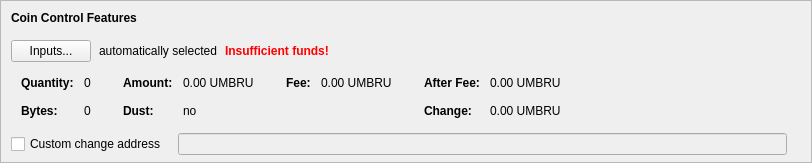
    <widget class="QFrame" name="frameCoinControl">
     <property name="sizePolicy">
      <sizepolicy hsizetype="Expanding" vsizetype="Expanding">
       <horstretch>0</horstretch>
       <verstretch>0</verstretch>
      </sizepolicy>
     </property>
     <property name="maximumSize">
      <size>
       <width>16777215</width>
       <height>16777215</height>
      </size>
     </property>
     <property name="frameShape">
      <enum>QFrame::StyledPanel</enum>
     </property>
     <property name="frameShadow">
      <enum>QFrame::Sunken</enum>
     </property>
     <layout class="QVBoxLayout" name="verticalLayoutCoinControl2">
      <property name="spacing">
       <number>0</number>
      </property>
      <property name="leftMargin">
       <number>0</number>
      </property>
      <property name="topMargin">
       <number>0</number>
      </property>
      <property name="rightMargin">
       <number>0</number>
      </property>
      <property name="bottomMargin">
       <number>6</number>
      </property>
      <item>
       <layout class="QVBoxLayout" name="verticalLayoutCoinControl" stretch="0,0,0,0,1">
        <property name="spacing">
         <number>0</number>
        </property>
        <property name="leftMargin">
         <number>10</number>
        </property>
        <property name="topMargin">
         <number>10</number>
        </property>
        <item>
         <layout class="QHBoxLayout" name="horizontalLayoutCoinControl1">
          <property name="bottomMargin">
           <number>15</number>
          </property>
          <item>
           <widget class="QLabel" name="labelCoinControlFeatures">
            <property name="sizePolicy">
             <sizepolicy hsizetype="Preferred" vsizetype="Maximum">
              <horstretch>0</horstretch>
              <verstretch>0</verstretch>
             </sizepolicy>
            </property>
            <property name="font">
             <font>
              <weight>75</weight>
              <bold>true</bold>
             </font>
            </property>
            <property name="styleSheet">
             <string notr="true">font-weight:bold;</string>
            </property>
            <property name="text">
             <string>Coin Control Features</string>
            </property>
           </widget>
          </item>
         </layout>
        </item>
        <item>
         <layout class="QHBoxLayout" name="horizontalLayoutCoinControl2" stretch="0,0,0,0">
          <property name="spacing">
           <number>8</number>
          </property>
          <property name="bottomMargin">
           <number>10</number>
          </property>
          <item>
           <widget class="QPushButton" name="pushButtonCoinControl">
            <property name="styleSheet">
             <string notr="true"/>
            </property>
            <property name="text">
             <string>Inputs...</string>
            </property>
            <property name="autoDefault">
             <bool>false</bool>
            </property>
           </widget>
          </item>
          <item>
           <widget class="QLabel" name="labelCoinControlAutomaticallySelected">
            <property name="text">
             <string>automatically selected</string>
            </property>
            <property name="margin">
             <number>5</number>
            </property>
           </widget>
          </item>
          <item>
           <widget class="QLabel" name="labelCoinControlInsuffFunds">
            <property name="font">
             <font>
              <weight>75</weight>
              <bold>true</bold>
             </font>
            </property>
            <property name="styleSheet">
             <string notr="true">color:red;font-weight:bold;</string>
            </property>
            <property name="text">
             <string>Insufficient funds!</string>
            </property>
            <property name="margin">
             <number>5</number>
            </property>
           </widget>
          </item>
          <item>
           <spacer name="horizontalSpacerCoinControl">
            <property name="orientation">
             <enum>Qt::Horizontal</enum>
            </property>
            <property name="sizeHint" stdset="0">
             <size>
              <width>40</width>
              <height>1</height>
             </size>
            </property>
           </spacer>
          </item>
         </layout>
        </item>
        <item>
         <widget class="QWidget" name="widgetCoinControl" native="true">
          <property name="sizePolicy">
           <sizepolicy hsizetype="Preferred" vsizetype="Preferred">
            <horstretch>0</horstretch>
            <verstretch>0</verstretch>
           </sizepolicy>
          </property>
          <property name="minimumSize">
           <size>
            <width>0</width>
            <height>0</height>
           </size>
          </property>
          <property name="styleSheet">
           <string notr="true"/>
          </property>
          <layout class="QHBoxLayout" name="horizontalLayoutCoinControl5">
           <property name="leftMargin">
            <number>0</number>
           </property>
           <property name="topMargin">
            <number>0</number>
           </property>
           <property name="rightMargin">
            <number>0</number>
           </property>
           <property name="bottomMargin">
            <number>0</number>
           </property>
           <item>
            <layout class="QHBoxLayout" name="horizontalLayoutCoinControl3" stretch="0,0,0,1">
             <property name="spacing">
              <number>20</number>
             </property>
             <property name="topMargin">
              <number>0</number>
             </property>
             <property name="bottomMargin">
              <number>10</number>
             </property>
             <item>
              <layout class="QFormLayout" name="formLayoutCoinControl1">
               <property name="horizontalSpacing">
                <number>10</number>
               </property>
               <property name="verticalSpacing">
                <number>14</number>
               </property>
               <property name="leftMargin">
                <number>10</number>
               </property>
               <property name="topMargin">
                <number>4</number>
               </property>
               <property name="rightMargin">
                <number>6</number>
               </property>
               <item row="0" column="0">
                <widget class="QLabel" name="labelCoinControlQuantityText">
                 <property name="font">
                  <font>
                   <weight>75</weight>
                   <bold>true</bold>
                  </font>
                 </property>
                 <property name="text">
                  <string>Quantity:</string>
                 </property>
                 <property name="margin">
                  <number>0</number>
                 </property>
                </widget>
               </item>
               <item row="0" column="1">
                <widget class="QLabel" name="labelCoinControlQuantity">
                 <property name="cursor">
                  <cursorShape>IBeamCursor</cursorShape>
                 </property>
                 <property name="contextMenuPolicy">
                  <enum>Qt::ActionsContextMenu</enum>
                 </property>
                 <property name="text">
                  <string notr="true">0</string>
                 </property>
                 <property name="margin">
                  <number>0</number>
                 </property>
                 <property name="textInteractionFlags">
                  <set>Qt::LinksAccessibleByMouse|Qt::TextSelectableByKeyboard|Qt::TextSelectableByMouse</set>
                 </property>
                </widget>
               </item>
               <item row="1" column="0">
                <widget class="QLabel" name="labelCoinControlBytesText">
                 <property name="font">
                  <font>
                   <weight>75</weight>
                   <bold>true</bold>
                  </font>
                 </property>
                 <property name="text">
                  <string>Bytes:</string>
                 </property>
                </widget>
               </item>
               <item row="1" column="1">
                <widget class="QLabel" name="labelCoinControlBytes">
                 <property name="cursor">
                  <cursorShape>IBeamCursor</cursorShape>
                 </property>
                 <property name="contextMenuPolicy">
                  <enum>Qt::ActionsContextMenu</enum>
                 </property>
                 <property name="text">
                  <string notr="true">0</string>
                 </property>
                 <property name="textInteractionFlags">
                  <set>Qt::LinksAccessibleByMouse|Qt::TextSelectableByKeyboard|Qt::TextSelectableByMouse</set>
                 </property>
                </widget>
               </item>
              </layout>
             </item>
             <item>
              <layout class="QFormLayout" name="formLayoutCoinControl2">
               <property name="horizontalSpacing">
                <number>10</number>
               </property>
               <property name="verticalSpacing">
                <number>14</number>
               </property>
               <property name="leftMargin">
                <number>6</number>
               </property>
               <property name="topMargin">
                <number>4</number>
               </property>
               <property name="rightMargin">
                <number>6</number>
               </property>
               <item row="0" column="0">
                <widget class="QLabel" name="labelCoinControlAmountText">
                 <property name="font">
                  <font>
                   <weight>75</weight>
                   <bold>true</bold>
                  </font>
                 </property>
                 <property name="text">
                  <string>Amount:</string>
                 </property>
                 <property name="margin">
                  <number>0</number>
                 </property>
                </widget>
               </item>
               <item row="0" column="1">
                <widget class="QLabel" name="labelCoinControlAmount">
                 <property name="cursor">
                  <cursorShape>IBeamCursor</cursorShape>
                 </property>
                 <property name="contextMenuPolicy">
                  <enum>Qt::ActionsContextMenu</enum>
                 </property>
                 <property name="text">
                  <string notr="true">0.00 UMBRU</string>
                 </property>
                 <property name="textInteractionFlags">
                  <set>Qt::LinksAccessibleByMouse|Qt::TextSelectableByKeyboard|Qt::TextSelectableByMouse</set>
                 </property>
                </widget>
               </item>
               <item row="1" column="0">
                <widget class="QLabel" name="labelCoinControlLowOutputText">
                 <property name="font">
                  <font>
                   <weight>75</weight>
                   <bold>true</bold>
                  </font>
                 </property>
                 <property name="text">
                  <string>Dust:</string>
                 </property>
                </widget>
               </item>
               <item row="1" column="1">
                <widget class="QLabel" name="labelCoinControlLowOutput">
                 <property name="cursor">
                  <cursorShape>IBeamCursor</cursorShape>
                 </property>
                 <property name="contextMenuPolicy">
                  <enum>Qt::ActionsContextMenu</enum>
                 </property>
                 <property name="text">
                  <string notr="true">no</string>
                 </property>
                 <property name="textInteractionFlags">
                  <set>Qt::LinksAccessibleByMouse|Qt::TextSelectableByKeyboard|Qt::TextSelectableByMouse</set>
                 </property>
                </widget>
               </item>
              </layout>
             </item>
             <item>
              <layout class="QFormLayout" name="formLayoutCoinControl3">
               <property name="horizontalSpacing">
                <number>10</number>
               </property>
               <property name="verticalSpacing">
                <number>14</number>
               </property>
               <property name="leftMargin">
                <number>6</number>
               </property>
               <property name="topMargin">
                <number>4</number>
               </property>
               <property name="rightMargin">
                <number>6</number>
               </property>
               <item row="0" column="0">
                <widget class="QLabel" name="labelCoinControlFeeText">
                 <property name="font">
                  <font>
                   <weight>75</weight>
                   <bold>true</bold>
                  </font>
                 </property>
                 <property name="text">
                  <string>Fee:</string>
                 </property>
                 <property name="margin">
                  <number>0</number>
                 </property>
                </widget>
               </item>
               <item row="0" column="1">
                <widget class="QLabel" name="labelCoinControlFee">
                 <property name="cursor">
                  <cursorShape>IBeamCursor</cursorShape>
                 </property>
                 <property name="contextMenuPolicy">
                  <enum>Qt::ActionsContextMenu</enum>
                 </property>
                 <property name="text">
                  <string notr="true">0.00 UMBRU</string>
                 </property>
                 <property name="textInteractionFlags">
                  <set>Qt::LinksAccessibleByMouse|Qt::TextSelectableByKeyboard|Qt::TextSelectableByMouse</set>
                 </property>
                </widget>
               </item>
              </layout>
             </item>
             <item>
              <layout class="QFormLayout" name="formLayoutCoinControl4">
               <property name="horizontalSpacing">
                <number>10</number>
               </property>
               <property name="verticalSpacing">
                <number>14</number>
               </property>
               <property name="leftMargin">
                <number>6</number>
               </property>
               <property name="topMargin">
                <number>4</number>
               </property>
               <property name="rightMargin">
                <number>6</number>
               </property>
               <item row="0" column="0">
                <widget class="QLabel" name="labelCoinControlAfterFeeText">
                 <property name="font">
                  <font>
                   <weight>75</weight>
                   <bold>true</bold>
                  </font>
                 </property>
                 <property name="text">
                  <string>After Fee:</string>
                 </property>
                 <property name="margin">
                  <number>0</number>
                 </property>
                </widget>
               </item>
               <item row="0" column="1">
                <widget class="QLabel" name="labelCoinControlAfterFee">
                 <property name="cursor">
                  <cursorShape>IBeamCursor</cursorShape>
                 </property>
                 <property name="contextMenuPolicy">
                  <enum>Qt::ActionsContextMenu</enum>
                 </property>
                 <property name="text">
                  <string notr="true">0.00 UMBRU</string>
                 </property>
                 <property name="textInteractionFlags">
                  <set>Qt::LinksAccessibleByMouse|Qt::TextSelectableByKeyboard|Qt::TextSelectableByMouse</set>
                 </property>
                </widget>
               </item>
               <item row="1" column="0">
                <widget class="QLabel" name="labelCoinControlChangeText">
                 <property name="font">
                  <font>
                   <weight>75</weight>
                   <bold>true</bold>
                  </font>
                 </property>
                 <property name="text">
                  <string>Change:</string>
                 </property>
                </widget>
               </item>
               <item row="1" column="1">
                <widget class="QLabel" name="labelCoinControlChange">
                 <property name="cursor">
                  <cursorShape>IBeamCursor</cursorShape>
                 </property>
                 <property name="contextMenuPolicy">
                  <enum>Qt::ActionsContextMenu</enum>
                 </property>
                 <property name="text">
                  <string notr="true">0.00 UMBRU</string>
                 </property>
                 <property name="textInteractionFlags">
                  <set>Qt::LinksAccessibleByMouse|Qt::TextSelectableByKeyboard|Qt::TextSelectableByMouse</set>
                 </property>
                </widget>
               </item>
              </layout>
             </item>
            </layout>
           </item>
          </layout>
         </widget>
        </item>
        <item>
         <layout class="QHBoxLayout" name="horizontalLayoutCoinControl4" stretch="0,0,0">
          <property name="spacing">
           <number>12</number>
          </property>
          <property name="sizeConstraint">
           <enum>QLayout::SetDefaultConstraint</enum>
          </property>
          <property name="topMargin">
           <number>5</number>
          </property>
          <property name="rightMargin">
           <number>5</number>
          </property>
          <item>
           <widget class="QCheckBox" name="checkBoxCoinControlChange">
            <property name="toolTip">
             <string>If this is activated, but the change address is empty or invalid, change will be sent to a newly generated address.</string>
            </property>
            <property name="text">
             <string>Custom change address</string>
            </property>
           </widget>
          </item>
          <item>
           <widget class="QValidatedLineEdit" name="lineEditCoinControlChange">
            <property name="enabled">
             <bool>false</bool>
            </property>
            <property name="sizePolicy">
             <sizepolicy hsizetype="Expanding" vsizetype="Fixed">
              <horstretch>0</horstretch>
              <verstretch>0</verstretch>
             </sizepolicy>
            </property>
           </widget>
          </item>
          <item>
           <widget class="QLabel" name="labelCoinControlChangeLabel">
            <property name="sizePolicy">
             <sizepolicy hsizetype="Preferred" vsizetype="Expanding">
              <horstretch>0</horstretch>
              <verstretch>0</verstretch>
             </sizepolicy>
            </property>
            <property name="minimumSize">
             <size>
              <width>0</width>
              <height>0</height>
             </size>
            </property>
            <property name="text">
             <string/>
            </property>
            <property name="margin">
             <number>3</number>
            </property>
           </widget>
          </item>
         </layout>
        </item>
        <item>
         <spacer name="verticalSpacerCoinControl">
          <property name="orientation">
           <enum>Qt::Vertical</enum>
          </property>
          <property name="sizeHint" stdset="0">
           <size>
            <width>800</width>
            <height>1</height>
           </size>
          </property>
         </spacer>
        </item>
       </layout>
      </item>
     </layout>
    </widget>
